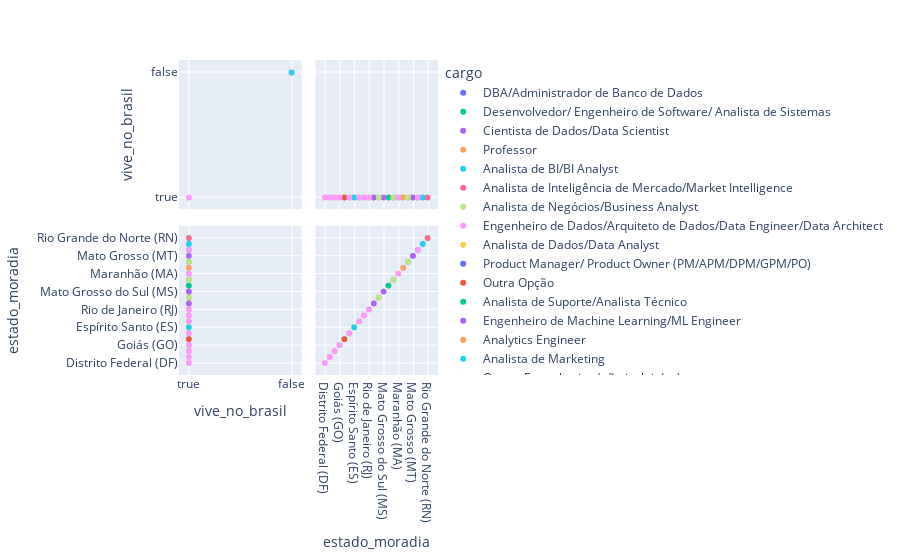

Write notebook code for a chart like this one.
### Code cell
grafico = px.scatter_matrix(base_cargo, dimensions=['vive_no_brasil', 'estado_moradia'], color='cargo')
grafico.show()

### Figure 1 — Plotly figure (JSON) as saved in the notebook; plotly's stock layout.template omitted (floating-point values rounded to 4 significant figures; data arrays with more than 128 entries replaced by an {"elided": "..."} marker saying what was removed)
{"data": [{"dimensions": [{"axis": {"matches": true}, "label": "vive_no_brasil", "values": [true, true, true, true, true, true, true, true, true, true, true, true]}, {"axis": {"matches": true}, "label": "estado_moradia", "values": ["Distrito Federal (DF)", "São Paulo (SP)", "Minas Gerais (MG)", "São Paulo (SP)", "Minas Gerais (MG)", "Minas Gerais (MG)", "Goiás (GO)", "Distrito Federal (DF)", "São Paulo (SP)", "São Paulo (SP)", "São Paulo (SP)", "Minas Gerais (MG)"]}], "hovertemplate": "cargo=DBA/Administrador de Banco de Dados<br>%{xaxis.title.text}=%{x}<br>%{yaxis.title.text}=%{y}<extra></extra>", "legendgroup": "DBA/Administrador de Banco de Dados", "marker": {"color": "#636efa", "symbol": "circle"}, "name": "DBA/Administrador de Banco de Dados", "showlegend": true, "type": "splom"}, {"dimensions": [{"axis": {"matches": true}, "label": "vive_no_brasil", "values": [true, true, true, true, true, true, true, true, true, true, true, true, true, true, true, true, true, true, true, true, true, true, true, true, true, true, true, true, true, true, true, true, true, true, true, true, true, true, true, true, true, true, true, true, true, true, true, true, true, true, true, true, true, true, true, true, true, true, true, true, true, true, true, true, true, true, true, true, true, true, true, true, true, true, true, true, true, true, true, true, true, true, true, true, true, true, true, true, true, true, true, true, true, true, true, true, true, true, true, true, true, true, true, true, true, true]}, {"axis": {"matches": true}, "label": "estado_moradia", "values": ["Distrito Federal (DF)", "Pará (PA)", "Rio Grande do Sul (RS)", "Espírito Santo (ES)", "São Paulo (SP)", "São Paulo (SP)", "São Paulo (SP)", "Bahia (BA)", "Paraná (PR)", "São Paulo (SP)", "São Paulo (SP)", "Minas Gerais (MG)", "São Paulo (SP)", "Minas Gerais (MG)", "São Paulo (SP)", "Bahia (BA)", "Minas Gerais (MG)", "Bahia (BA)", "Goiás (GO)", "São Paulo (SP)", "São Paulo (SP)", "Rio de Janeiro (RJ)", "Goiás (GO)", "Goiás (GO)", "Rio de Janeiro (RJ)", "Piauí (PI)", "Minas Gerais (MG)", "Bahia (BA)", "São Paulo (SP)", "Rio Grande do Sul (RS)", "Rio de Janeiro (RJ)", "São Paulo (SP)", "Minas Gerais (MG)", "Santa Catarina (SC)", "Paraná (PR)", "Distrito Federal (DF)", "São Paulo (SP)", "São Paulo (SP)", "Mato Grosso do Sul (MS)", "São Paulo (SP)", "Bahia (BA)", "Minas Gerais (MG)", "Goiás (GO)", "Paraná (PR)", "Minas Gerais (MG)", "Paraná (PR)", "Rio Grande do Sul (RS)", "Alagoas (AL)", "Alagoas (AL)", "Pará (PA)", "São Paulo (SP)", "São Paulo (SP)", "Rio de Janeiro (RJ)", "Rio Grande do Sul (RS)", "Minas Gerais (MG)", "São Paulo (SP)", "Minas Gerais (MG)", "Paraná (PR)", "São Paulo (SP)", "São Paulo (SP)", "Rio Grande do Sul (RS)", "São Paulo (SP)", "São Paulo (SP)", "São Paulo (SP)", "Bahia (BA)", "Rio de Janeiro (RJ)", "Rio Grande do Sul (RS)", "São Paulo (SP)", "Paraná (PR)", "Alagoas (AL)", "Rio Grande do Sul (RS)", "Minas Gerais (MG)", "São Paulo (SP)", "São Paulo (SP)", "Goiás (GO)", "Bahia (BA)", "São Paulo (SP)", "Paraná (PR)", "São Paulo (SP)", "Rio Grande do Sul (RS)", "Paraná (PR)", "São Paulo (SP)", "Bahia (BA)", "Paraná (PR)", "Rio de Janeiro (RJ)", "Pernambuco (PE)", "Minas Gerais (MG)", "São Paulo (SP)", "São Paulo (SP)", "São Paulo (SP)", "Maranhão (MA)", "Sergipe (SE)", "Minas Gerais (MG)", "Rio Grande do Sul (RS)", "Maranhão (MA)", "São Paulo (SP)", "Minas Gerais (MG)", "São Paulo (SP)", "Rio de Janeiro (RJ)", "Minas Gerais (MG)", "São Paulo (SP)", "Bahia (BA)", "Santa Catarina (SC)", "Distrito Federal (DF)", "São Paulo (SP)", "São Paulo (SP)"]}], "hovertemplate": "cargo=Desenvolvedor/ Engenheiro de Software/ Analista de Sistemas<br>%{xaxis.title.text}=%{x}<br>%{yaxis.title.text}=%{y}<extra></extra>", "legendgroup": "Desenvolvedor/ Engenheiro de Software/ Analista de Sistemas", "marker": {"color": "#00cc96", "symbol": "circle"}, "name": "Desenvolvedor/ Engenheiro de Software/ Analista de Sistemas", "showlegend": true, "type": "splom"}, {"dimensions": [{"axis": {"matches": true}, "label": "vive_no_brasil", "values": {"elided": "556 bool values"}}, {"axis": {"matches": true}, "label": "estado_moradia", "values": {"elided": "556 str values"}}], "hovertemplate": "cargo=Cientista de Dados/Data Scientist<br>%{xaxis.title.text}=%{x}<br>%{yaxis.title.text}=%{y}<extra></extra>", "legendgroup": "Cientista de Dados/Data Scientist", "marker": {"color": "#ab63fa", "symbol": "circle"}, "name": "Cientista de Dados/Data Scientist", "showlegend": true, "type": "splom"}, {"dimensions": [{"axis": {"matches": true}, "label": "vive_no_brasil", "values": [true, true, true, true, true, true, true, true, true, true, true, true, true, true, true, true, true, true, true, true, true, false, true]}, {"axis": {"matches": true}, "label": "estado_moradia", "values": ["Ceará (CE)", "Bahia (BA)", "São Paulo (SP)", "Minas Gerais (MG)", "São Paulo (SP)", "Maranhão (MA)", "Minas Gerais (MG)", "Minas Gerais (MG)", "São Paulo (SP)", "Bahia (BA)", "Ceará (CE)", "Rio de Janeiro (RJ)", "Distrito Federal (DF)", "Espírito Santo (ES)", "São Paulo (SP)", "Goiás (GO)", "Bahia (BA)", "Bahia (BA)", "São Paulo (SP)", "Bahia (BA)", "Minas Gerais (MG)", null, "Rio Grande do Norte (RN)"]}], "hovertemplate": "cargo=Professor<br>%{xaxis.title.text}=%{x}<br>%{yaxis.title.text}=%{y}<extra></extra>", "legendgroup": "Professor", "marker": {"color": "#FFA15A", "symbol": "circle"}, "name": "Professor", "showlegend": true, "type": "splom"}, {"dimensions": [{"axis": {"matches": true}, "label": "vive_no_brasil", "values": {"elided": "378 bool values"}}, {"axis": {"matches": true}, "label": "estado_moradia", "values": {"elided": "378 str values"}}], "hovertemplate": "cargo=Analista de BI/BI Analyst<br>%{xaxis.title.text}=%{x}<br>%{yaxis.title.text}=%{y}<extra></extra>", "legendgroup": "Analista de BI/BI Analyst", "marker": {"color": "#19d3f3", "symbol": "circle"}, "name": "Analista de BI/BI Analyst", "showlegend": true, "type": "splom"}, {"dimensions": [{"axis": {"matches": true}, "label": "vive_no_brasil", "values": [true, true, true, true, true, true, true, true, true, true, true, true, true, true, true, true, true, true, true, true, true, true, true, true, true, true, true, true, true]}, {"axis": {"matches": true}, "label": "estado_moradia", "values": ["Rio Grande do Sul (RS)", "Minas Gerais (MG)", "São Paulo (SP)", "Paraíba (PB)", "Rio de Janeiro (RJ)", "Santa Catarina (SC)", "Espírito Santo (ES)", "São Paulo (SP)", "Minas Gerais (MG)", "Paraná (PR)", "Paraná (PR)", "Rio Grande do Sul (RS)", "São Paulo (SP)", "Minas Gerais (MG)", "São Paulo (SP)", "São Paulo (SP)", "Paraná (PR)", "São Paulo (SP)", "Bahia (BA)", "São Paulo (SP)", "São Paulo (SP)", "Rio Grande do Sul (RS)", "São Paulo (SP)", "Paraná (PR)", "Minas Gerais (MG)", "São Paulo (SP)", "São Paulo (SP)", "São Paulo (SP)", "Minas Gerais (MG)"]}], "hovertemplate": "cargo=Analista de Inteligência de Mercado/Market Intelligence<br>%{xaxis.title.text}=%{x}<br>%{yaxis.title.text}=%{y}<extra></extra>", "legendgroup": "Analista de Inteligência de Mercado/Market Intelligence", "marker": {"color": "#FF6692", "symbol": "circle"}, "name": "Analista de Inteligência de Mercado/Market Intelligence", "showlegend": true, "type": "splom"}, {"dimensions": [{"axis": {"matches": true}, "label": "vive_no_brasil", "values": [true, true, true, true, true, false, true, true, false, true, true, true, true, true, true, true, true, true, true, true, true, true, true, true, true, true, true, true, true, true, true, true, true, true, true, true, true, true, false, true, true, true, true, true, true, true, true, true, true, true, true, true, true, true, true, true, true, true, true, true, true, true, true, true, true, true, true, true, false, false, true, true, true, true, true, true, true, true, true, true, true, true, true, true, true, true, true, true, true, true, true, true, true, true, true, true, true, true, true, true, true, true, true, true, true, true, true, true, true, true, true, true, true, true, true, true, true, true, true, true, true, true, true]}, {"axis": {"matches": true}, "label": "estado_moradia", "values": ["Mato Grosso do Sul (MS)", "São Paulo (SP)", "São Paulo (SP)", "São Paulo (SP)", "Paraná (PR)", null, "São Paulo (SP)", "Minas Gerais (MG)", null, "São Paulo (SP)", "São Paulo (SP)", "Rio de Janeiro (RJ)", "São Paulo (SP)", "Sergipe (SE)", null, "São Paulo (SP)", "Bahia (BA)", "Espírito Santo (ES)", "São Paulo (SP)", "São Paulo (SP)", "São Paulo (SP)", "São Paulo (SP)", "São Paulo (SP)", "São Paulo (SP)", "Paraná (PR)", "São Paulo (SP)", "Rio de Janeiro (RJ)", "São Paulo (SP)", "São Paulo (SP)", "São Paulo (SP)", "São Paulo (SP)", "Santa Catarina (SC)", "São Paulo (SP)", "São Paulo (SP)", "São Paulo (SP)", "São Paulo (SP)", "São Paulo (SP)", "Rio de Janeiro (RJ)", null, "Rio Grande do Sul (RS)", "Bahia (BA)", "São Paulo (SP)", "Minas Gerais (MG)", "São Paulo (SP)", "Rio Grande do Sul (RS)", "São Paulo (SP)", "Paraná (PR)", "São Paulo (SP)", "Goiás (GO)", "São Paulo (SP)", "Rio de Janeiro (RJ)", "São Paulo (SP)", "Goiás (GO)", "São Paulo (SP)", "São Paulo (SP)", "Sergipe (SE)", "São Paulo (SP)", "São Paulo (SP)", "São Paulo (SP)", "Paraná (PR)", "São Paulo (SP)", "São Paulo (SP)", "São Paulo (SP)", "Rio de Janeiro (RJ)", "Minas Gerais (MG)", "São Paulo (SP)", "São Paulo (SP)", "Minas Gerais (MG)", null, null, "São Paulo (SP)", "Rio Grande do Sul (RS)", "São Paulo (SP)", "Paraná (PR)", "São Paulo (SP)", "São Paulo (SP)", "Paraná (PR)", "Paraná (PR)", "Rio de Janeiro (RJ)", "São Paulo (SP)", "São Paulo (SP)", "Minas Gerais (MG)", "São Paulo (SP)", "Pernambuco (PE)", "Distrito Federal (DF)", "São Paulo (SP)", "Bahia (BA)", "Paraná (PR)", "Rio de Janeiro (RJ)", "Minas Gerais (MG)", "Minas Gerais (MG)", "São Paulo (SP)", "Minas Gerais (MG)", "Rio de Janeiro (RJ)", "Minas Gerais (MG)", "Minas Gerais (MG)", "São Paulo (SP)", "Pernambuco (PE)", "Minas Gerais (MG)", "Bahia (BA)", "Santa Catarina (SC)", "São Paulo (SP)", "São Paulo (SP)", "Rio de Janeiro (RJ)", "São Paulo (SP)", "Goiás (GO)", "São Paulo (SP)", "São Paulo (SP)", "Bahia (BA)", "Minas Gerais (MG)", "São Paulo (SP)", "Rio de Janeiro (RJ)", "Rio de Janeiro (RJ)", "São Paulo (SP)", "São Paulo (SP)", "Minas Gerais (MG)", "Minas Gerais (MG)", "Rio Grande do Norte (RN)", "São Paulo (SP)", "São Paulo (SP)", "Minas Gerais (MG)", "São Paulo (SP)", "Rio de Janeiro (RJ)"]}], "hovertemplate": "cargo=Analista de Negócios/Business Analyst<br>%{xaxis.title.text}=%{x}<br>%{yaxis.title.text}=%{y}<extra></extra>", "legendgroup": "Analista de Negócios/Business Analyst", "marker": {"color": "#B6E880", "symbol": "circle"}, "name": "Analista de Negócios/Business Analyst", "showlegend": true, "type": "splom"}, {"dimensions": [{"axis": {"matches": true}, "label": "vive_no_brasil", "values": {"elided": "490 bool values"}}, {"axis": {"matches": true}, "label": "estado_moradia", "values": {"elided": "490 str values"}}], "hovertemplate": "cargo=Engenheiro de Dados/Arquiteto de Dados/Data Engineer/Data Architect<br>%{xaxis.title.text}=%{x}<br>%{yaxis.title.text}=%{y}<extra></extra>", "legendgroup": "Engenheiro de Dados/Arquiteto de Dados/Data Engineer/Data Architect", "marker": {"color": "#FF97FF", "symbol": "circle"}, "name": "Engenheiro de Dados/Arquiteto de Dados/Data Engineer/Data Architect", "showlegend": true, "type": "splom"}, {"dimensions": [{"axis": {"matches": true}, "label": "vive_no_brasil", "values": {"elided": "639 bool values"}}, {"axis": {"matches": true}, "label": "estado_moradia", "values": {"elided": "639 str values"}}], "hovertemplate": "cargo=Analista de Dados/Data Analyst<br>%{xaxis.title.text}=%{x}<br>%{yaxis.title.text}=%{y}<extra></extra>", "legendgroup": "Analista de Dados/Data Analyst", "marker": {"color": "#FECB52", "symbol": "circle"}, "name": "Analista de Dados/Data Analyst", "showlegend": true, "type": "splom"}, {"dimensions": [{"axis": {"matches": true}, "label": "vive_no_brasil", "values": [true, true, true, true, true, true, true, true, true, true, true, true, true, true, true, true, true, true, true, true, true, true, true, true, true, true, true, true, true, true, true, true, true, true, true, true, true, true, true, true, true, true, true, true, true, true, true, true, true, true, true]}, {"axis": {"matches": true}, "label": "estado_moradia", "values": ["Paraná (PR)", "São Paulo (SP)", "São Paulo (SP)", "São Paulo (SP)", "São Paulo (SP)", "São Paulo (SP)", "São Paulo (SP)", "Paraná (PR)", "Bahia (BA)", "São Paulo (SP)", "Minas Gerais (MG)", "São Paulo (SP)", "São Paulo (SP)", "Minas Gerais (MG)", "Minas Gerais (MG)", "São Paulo (SP)", "Alagoas (AL)", "Minas Gerais (MG)", "Rio Grande do Norte (RN)", "Paraná (PR)", "São Paulo (SP)", "Rio Grande do Sul (RS)", "São Paulo (SP)", "Santa Catarina (SC)", "São Paulo (SP)", "Paraná (PR)", "São Paulo (SP)", "São Paulo (SP)", "Bahia (BA)", "Mato Grosso (MT)", "São Paulo (SP)", "Espírito Santo (ES)", "Santa Catarina (SC)", "Distrito Federal (DF)", "Minas Gerais (MG)", "Paraná (PR)", "Minas Gerais (MG)", "Rio Grande do Sul (RS)", "Minas Gerais (MG)", "São Paulo (SP)", "Paraná (PR)", "Minas Gerais (MG)", "Minas Gerais (MG)", "São Paulo (SP)", "São Paulo (SP)", "São Paulo (SP)", "Santa Catarina (SC)", "Goiás (GO)", "Paraná (PR)", "São Paulo (SP)", "São Paulo (SP)"]}], "hovertemplate": "cargo=Product Manager/ Product Owner (PM/APM/DPM/GPM/PO)<br>%{xaxis.title.text}=%{x}<br>%{yaxis.title.text}=%{y}<extra></extra>", "legendgroup": "Product Manager/ Product Owner (PM/APM/DPM/GPM/PO)", "marker": {"color": "#636efa", "symbol": "circle"}, "name": "Product Manager/ Product Owner (PM/APM/DPM/GPM/PO)", "showlegend": true, "type": "splom"}, {"dimensions": [{"axis": {"matches": true}, "label": "vive_no_brasil", "values": {"elided": "281 bool values"}}, {"axis": {"matches": true}, "label": "estado_moradia", "values": {"elided": "281 str values"}}], "hovertemplate": "cargo=Outra Opção<br>%{xaxis.title.text}=%{x}<br>%{yaxis.title.text}=%{y}<extra></extra>", "legendgroup": "Outra Opção", "marker": {"color": "#EF553B", "symbol": "circle"}, "name": "Outra Opção", "showlegend": true, "type": "splom"}, {"dimensions": [{"axis": {"matches": true}, "label": "vive_no_brasil", "values": [true, true, true, true, true, true, true, true, true, true, true, true, true, true, true, true, true, true, true, true, true, true, true, true, true, true, true, true, true, true, true, true, true, true, true, true, true, true, true, true, true, true, true, true, true, true, true, true, true, true, true, true, true, true, true, true, true, true, true, true, true, true, true, true, true, true, true, true, false, true, true, true]}, {"axis": {"matches": true}, "label": "estado_moradia", "values": ["Bahia (BA)", "Paraná (PR)", "Paraná (PR)", "São Paulo (SP)", "Goiás (GO)", "Paraná (PR)", "Pernambuco (PE)", "Santa Catarina (SC)", "Espírito Santo (ES)", "Pernambuco (PE)", "Rio Grande do Norte (RN)", "Goiás (GO)", "São Paulo (SP)", "São Paulo (SP)", "Paraná (PR)", "Rio de Janeiro (RJ)", "São Paulo (SP)", "São Paulo (SP)", "Paraná (PR)", "Rio Grande do Sul (RS)", "São Paulo (SP)", "São Paulo (SP)", null, "São Paulo (SP)", "Distrito Federal (DF)", "São Paulo (SP)", "Bahia (BA)", "São Paulo (SP)", "São Paulo (SP)", "Rio Grande do Norte (RN)", "São Paulo (SP)", "Rio de Janeiro (RJ)", "Bahia (BA)", "Paraná (PR)", "São Paulo (SP)", "Paraná (PR)", "Rio Grande do Sul (RS)", "São Paulo (SP)", "São Paulo (SP)", "Distrito Federal (DF)", "São Paulo (SP)", "Rio de Janeiro (RJ)", "Paraíba (PB)", "Bahia (BA)", "Minas Gerais (MG)", "São Paulo (SP)", "Distrito Federal (DF)", "Pernambuco (PE)", "Bahia (BA)", "São Paulo (SP)", "Paraná (PR)", "Espírito Santo (ES)", "Paraná (PR)", "Alagoas (AL)", "Rio Grande do Norte (RN)", "Ceará (CE)", "Espírito Santo (ES)", "São Paulo (SP)", "São Paulo (SP)", "Rio de Janeiro (RJ)", "Santa Catarina (SC)", "São Paulo (SP)", "São Paulo (SP)", "Rio de Janeiro (RJ)", "Paraná (PR)", "Ceará (CE)", "Goiás (GO)", "Rio de Janeiro (RJ)", null, "São Paulo (SP)", "São Paulo (SP)", "Ceará (CE)"]}], "hovertemplate": "cargo=Analista de Suporte/Analista Técnico<br>%{xaxis.title.text}=%{x}<br>%{yaxis.title.text}=%{y}<extra></extra>", "legendgroup": "Analista de Suporte/Analista Técnico", "marker": {"color": "#00cc96", "symbol": "circle"}, "name": "Analista de Suporte/Analista Técnico", "showlegend": true, "type": "splom"}, {"dimensions": [{"axis": {"matches": true}, "label": "vive_no_brasil", "values": [true, true, true, true, true, true, true, true, true, true, true, true, true, true, true, true, true, true, true, true, true, true, true, true, true, true, true, true, true, false, true, true, true, true, true, true, true, true, true, true, false, false, true, true, true, true, true, true, true, true, true, true, true, true, true, true, true, true, true, true, false, true, true, true, true, true, true, true, true]}, {"axis": {"matches": true}, "label": "estado_moradia", "values": ["Rio de Janeiro (RJ)", "Mato Grosso do Sul (MS)", "Paraná (PR)", "São Paulo (SP)", "Paraná (PR)", "Rio de Janeiro (RJ)", "Bahia (BA)", "São Paulo (SP)", "Santa Catarina (SC)", "São Paulo (SP)", "São Paulo (SP)", "Rio Grande do Sul (RS)", "Paraná (PR)", "São Paulo (SP)", "São Paulo (SP)", "Goiás (GO)", "Rio Grande do Sul (RS)", "São Paulo (SP)", "São Paulo (SP)", "São Paulo (SP)", "Minas Gerais (MG)", "São Paulo (SP)", "São Paulo (SP)", "Distrito Federal (DF)", "Santa Catarina (SC)", "Minas Gerais (MG)", "Bahia (BA)", "Distrito Federal (DF)", "São Paulo (SP)", null, "São Paulo (SP)", "São Paulo (SP)", "São Paulo (SP)", "São Paulo (SP)", "Pernambuco (PE)", "São Paulo (SP)", "Minas Gerais (MG)", "São Paulo (SP)", "Amazonas (AM)", "Amazonas (AM)", null, null, "Pernambuco (PE)", "Rio de Janeiro (RJ)", null, "Distrito Federal (DF)", "São Paulo (SP)", "Amazonas (AM)", "Minas Gerais (MG)", "Minas Gerais (MG)", "Rio de Janeiro (RJ)", "São Paulo (SP)", "Sergipe (SE)", "Paraná (PR)", "Amazonas (AM)", "Mato Grosso (MT)", "São Paulo (SP)", "Rio Grande do Sul (RS)", "Minas Gerais (MG)", "Ceará (CE)", null, "Piauí (PI)", "São Paulo (SP)", "Ceará (CE)", "São Paulo (SP)", "São Paulo (SP)", "São Paulo (SP)", "Paraná (PR)", "Minas Gerais (MG)"]}], "hovertemplate": "cargo=Engenheiro de Machine Learning/ML Engineer<br>%{xaxis.title.text}=%{x}<br>%{yaxis.title.text}=%{y}<extra></extra>", "legendgroup": "Engenheiro de Machine Learning/ML Engineer", "marker": {"color": "#ab63fa", "symbol": "circle"}, "name": "Engenheiro de Machine Learning/ML Engineer", "showlegend": true, "type": "splom"}, {"dimensions": [{"axis": {"matches": true}, "label": "vive_no_brasil", "values": [true, true, true, true, true, true, true, true, true, true, true, true, true, true, true, true, true, true, true, true, true, true, true, true, true, true, true, true, true, true, true, true, true, true, true, true, true, true, true, true, true, true, true, true, true, true, true, true, true, true, true, true, true, true, true, true, true, true, true, true, true, true, true, true, true, true, true, true, true, true]}, {"axis": {"matches": true}, "label": "estado_moradia", "values": ["Minas Gerais (MG)", "São Paulo (SP)", "São Paulo (SP)", "Sergipe (SE)", "Santa Catarina (SC)", "Rio de Janeiro (RJ)", "Paraná (PR)", "Minas Gerais (MG)", "Rio Grande do Sul (RS)", "São Paulo (SP)", "São Paulo (SP)", "São Paulo (SP)", "Bahia (BA)", "Santa Catarina (SC)", "São Paulo (SP)", "São Paulo (SP)", "Santa Catarina (SC)", "São Paulo (SP)", "São Paulo (SP)", "Paraná (PR)", "Minas Gerais (MG)", "Distrito Federal (DF)", "Minas Gerais (MG)", "São Paulo (SP)", "São Paulo (SP)", "São Paulo (SP)", "Distrito Federal (DF)", "Paraná (PR)", "Paraná (PR)", "Rio de Janeiro (RJ)", "São Paulo (SP)", "São Paulo (SP)", "Rio de Janeiro (RJ)", "Paraná (PR)", "São Paulo (SP)", "Paraná (PR)", "Rio de Janeiro (RJ)", "São Paulo (SP)", "São Paulo (SP)", "Minas Gerais (MG)", "Minas Gerais (MG)", "São Paulo (SP)", "Santa Catarina (SC)", "Minas Gerais (MG)", "São Paulo (SP)", "São Paulo (SP)", "Rio de Janeiro (RJ)", "Minas Gerais (MG)", "Rio Grande do Sul (RS)", "Paraná (PR)", "Distrito Federal (DF)", "São Paulo (SP)", "Paraná (PR)", "São Paulo (SP)", "São Paulo (SP)", "São Paulo (SP)", "São Paulo (SP)", "São Paulo (SP)", "Goiás (GO)", "São Paulo (SP)", "Paraná (PR)", "Distrito Federal (DF)", "São Paulo (SP)", "Distrito Federal (DF)", "Rio de Janeiro (RJ)", "Distrito Federal (DF)", "Santa Catarina (SC)", "Minas Gerais (MG)", "Distrito Federal (DF)", "Minas Gerais (MG)"]}], "hovertemplate": "cargo=Analytics Engineer<br>%{xaxis.title.text}=%{x}<br>%{yaxis.title.text}=%{y}<extra></extra>", "legendgroup": "Analytics Engineer", "marker": {"color": "#FFA15A", "symbol": "circle"}, "name": "Analytics Engineer", "showlegend": true, "type": "splom"}, {"dimensions": [{"axis": {"matches": true}, "label": "vive_no_brasil", "values": [true, true, true, true, true, true, true, true, false, true, true, true, true, true, true, true, true, true, true]}, {"axis": {"matches": true}, "label": "estado_moradia", "values": ["Santa Catarina (SC)", "Minas Gerais (MG)", "Rio de Janeiro (RJ)", "São Paulo (SP)", "São Paulo (SP)", "São Paulo (SP)", "São Paulo (SP)", "São Paulo (SP)", null, "São Paulo (SP)", "Espírito Santo (ES)", "Ceará (CE)", "São Paulo (SP)", "São Paulo (SP)", "São Paulo (SP)", "Amazonas (AM)", "Rio de Janeiro (RJ)", "São Paulo (SP)", "Paraná (PR)"]}], "hovertemplate": "cargo=Analista de Marketing<br>%{xaxis.title.text}=%{x}<br>%{yaxis.title.text}=%{y}<extra></extra>", "legendgroup": "Analista de Marketing", "marker": {"color": "#19d3f3", "symbol": "circle"}, "name": "Analista de Marketing", "showlegend": true, "type": "splom"}, {"dimensions": [{"axis": {"matches": true}, "label": "vive_no_brasil", "values": [true, true, true, true, true, true, true, true, true, true, true, true, true, true, true, true, true, true, true, true, true, true, true, true, true, true, true, true]}, {"axis": {"matches": true}, "label": "estado_moradia", "values": ["São Paulo (SP)", "São Paulo (SP)", "São Paulo (SP)", "São Paulo (SP)", "Minas Gerais (MG)", "Paraná (PR)", "Bahia (BA)", "Pernambuco (PE)", "São Paulo (SP)", "Minas Gerais (MG)", "Bahia (BA)", "Paraná (PR)", "Maranhão (MA)", "Santa Catarina (SC)", "Minas Gerais (MG)", "São Paulo (SP)", "São Paulo (SP)", "Paraná (PR)", "Paraná (PR)", "Rio de Janeiro (RJ)", "Rio de Janeiro (RJ)", "São Paulo (SP)", "Maranhão (MA)", "São Paulo (SP)", "Minas Gerais (MG)", "São Paulo (SP)", "Minas Gerais (MG)", "Rio Grande do Norte (RN)"]}], "hovertemplate": "cargo=Outras Engenharias (não inclui dev)<br>%{xaxis.title.text}=%{x}<br>%{yaxis.title.text}=%{y}<extra></extra>", "legendgroup": "Outras Engenharias (não inclui dev)", "marker": {"color": "#FF6692", "symbol": "circle"}, "name": "Outras Engenharias (não inclui dev)", "showlegend": true, "type": "splom"}, {"dimensions": [{"axis": {"matches": true}, "label": "vive_no_brasil", "values": [true, true, true, true, true, true, true, true, true, true, true, true, true, true, true, true, true, true, true]}, {"axis": {"matches": true}, "label": "estado_moradia", "values": ["Bahia (BA)", "Bahia (BA)", "Bahia (BA)", "Bahia (BA)", "Rio Grande do Sul (RS)", "Distrito Federal (DF)", "Minas Gerais (MG)", "Bahia (BA)", "São Paulo (SP)", "Santa Catarina (SC)", "Bahia (BA)", "São Paulo (SP)", "Rio Grande do Sul (RS)", "Rio Grande do Sul (RS)", "Rio de Janeiro (RJ)", "Pernambuco (PE)", "Paraíba (PB)", "Distrito Federal (DF)", "São Paulo (SP)"]}], "hovertemplate": "cargo=Estatístico<br>%{xaxis.title.text}=%{x}<br>%{yaxis.title.text}=%{y}<extra></extra>", "legendgroup": "Estatístico", "marker": {"color": "#B6E880", "symbol": "circle"}, "name": "Estatístico", "showlegend": true, "type": "splom"}, {"dimensions": [{"axis": {"matches": true}, "label": "vive_no_brasil", "values": [true, true, true, true, true, true, true, true, true, true, true, true, true, true, true, true]}, {"axis": {"matches": true}, "label": "estado_moradia", "values": ["Rio de Janeiro (RJ)", "Paraná (PR)", "Goiás (GO)", "Distrito Federal (DF)", "Ceará (CE)", "Rio de Janeiro (RJ)", "Paraná (PR)", "Maranhão (MA)", "São Paulo (SP)", "São Paulo (SP)", "Minas Gerais (MG)", "Distrito Federal (DF)", "São Paulo (SP)", "Bahia (BA)", "Distrito Federal (DF)", "Rio Grande do Sul (RS)"]}], "hovertemplate": "cargo=Economista<br>%{xaxis.title.text}=%{x}<br>%{yaxis.title.text}=%{y}<extra></extra>", "legendgroup": "Economista", "marker": {"color": "#FF97FF", "symbol": "circle"}, "name": "Economista", "showlegend": true, "type": "splom"}], "layout": {"dragmode": "select", "legend": {"title": {"text": "cargo"}, "tracegroupgap": 0}, "margin": {"t": 60}}}
